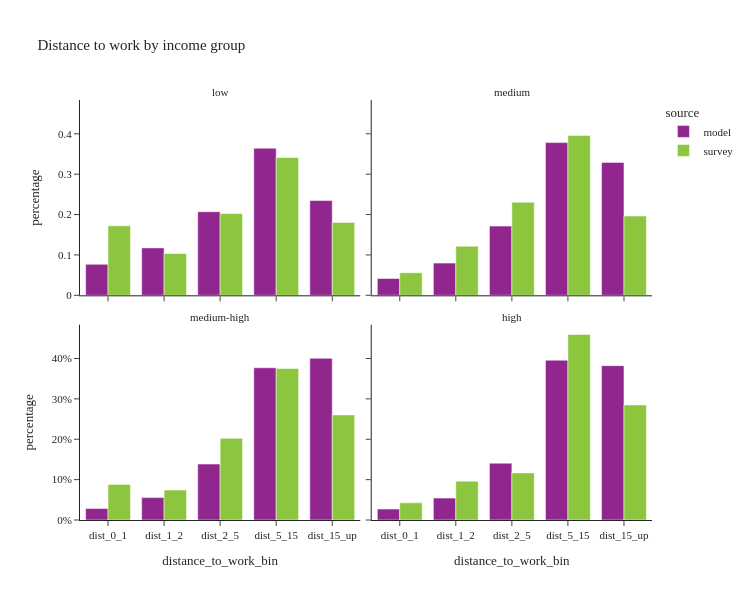

Notebook code cell kept with this figure:
### Code cell
util.plot_share_facetbar(per_data.loc[(per_data['is_worker'])], 'person_weight', share_col="distance_to_work_bin", title="Distance to work by income group", 
                            facet_col="income_group", facet_col_wrap=2, height=600, orientation='v')

### Figure 1 — Plotly figure (JSON) as saved in the notebook; plotly's stock layout.template omitted (floating-point values rounded to 4 significant figures)
{"data": [{"alignmentgroup": "True", "customdata": [[14834], [22729], [40062], [70507], [45407]], "hovertemplate": "source=model<br>income_group=low<br>distance_to_work_bin=%{x}<br>percentage=%{y}<br>sample_size=%{customdata[0]}<extra></extra>", "legendgroup": "model", "marker": {"color": "#91268F", "pattern": {"shape": ""}}, "name": "model", "offsetgroup": "model", "orientation": "v", "showlegend": true, "textposition": "auto", "type": "bar", "x": ["dist_0_1", "dist_1_2", "dist_2_5", "dist_5_15", "dist_15_up"], "xaxis": "x3", "y": [0.07665, 0.1174, 0.207, 0.3643, 0.2346], "yaxis": "y3"}, {"alignmentgroup": "True", "customdata": [[16047], [30720], [66047], [145772], [126889]], "hovertemplate": "source=model<br>income_group=medium<br>distance_to_work_bin=%{x}<br>percentage=%{y}<br>sample_size=%{customdata[0]}<extra></extra>", "legendgroup": "model", "marker": {"color": "#91268F", "pattern": {"shape": ""}}, "name": "model", "offsetgroup": "model", "orientation": "v", "showlegend": false, "textposition": "auto", "type": "bar", "x": ["dist_0_1", "dist_1_2", "dist_2_5", "dist_5_15", "dist_15_up"], "xaxis": "x4", "y": [0.04163, 0.07969, 0.1713, 0.3782, 0.3292], "yaxis": "y4"}, {"alignmentgroup": "True", "customdata": [[14090], [27406], [68447], [186311], [197871]], "hovertemplate": "source=model<br>income_group=medium-high<br>distance_to_work_bin=%{x}<br>percentage=%{y}<br>sample_size=%{customdata[0]}<extra></extra>", "legendgroup": "model", "marker": {"color": "#91268F", "pattern": {"shape": ""}}, "name": "model", "offsetgroup": "model", "orientation": "v", "showlegend": false, "textposition": "auto", "type": "bar", "x": ["dist_0_1", "dist_1_2", "dist_2_5", "dist_5_15", "dist_15_up"], "xaxis": "x", "y": [0.02852, 0.05546, 0.1385, 0.3771, 0.4004], "yaxis": "y"}, {"alignmentgroup": "True", "customdata": [[14023], [28120], [72956], [205268], [198267]], "hovertemplate": "source=model<br>income_group=high<br>distance_to_work_bin=%{x}<br>percentage=%{y}<br>sample_size=%{customdata[0]}<extra></extra>", "legendgroup": "model", "marker": {"color": "#91268F", "pattern": {"shape": ""}}, "name": "model", "offsetgroup": "model", "orientation": "v", "showlegend": false, "textposition": "auto", "type": "bar", "x": ["dist_0_1", "dist_1_2", "dist_2_5", "dist_5_15", "dist_15_up"], "xaxis": "x2", "y": [0.02704, 0.05422, 0.1407, 0.3958, 0.3823], "yaxis": "y2"}, {"alignmentgroup": "True", "customdata": [[86], [48], [96], [105], [40]], "hovertemplate": "source=survey<br>income_group=low<br>distance_to_work_bin=%{x}<br>percentage=%{y}<br>sample_size=%{customdata[0]}<extra></extra>", "legendgroup": "survey", "marker": {"color": "#8CC63E", "pattern": {"shape": ""}}, "name": "survey", "offsetgroup": "survey", "orientation": "v", "showlegend": true, "textposition": "auto", "type": "bar", "x": ["dist_0_1", "dist_1_2", "dist_2_5", "dist_5_15", "dist_15_up"], "xaxis": "x3", "y": [0.1723, 0.1036, 0.2024, 0.3412, 0.1805], "yaxis": "y3"}, {"alignmentgroup": "True", "customdata": [[40], [37], [77], [119], [65]], "hovertemplate": "source=survey<br>income_group=medium<br>distance_to_work_bin=%{x}<br>percentage=%{y}<br>sample_size=%{customdata[0]}<extra></extra>", "legendgroup": "survey", "marker": {"color": "#8CC63E", "pattern": {"shape": ""}}, "name": "survey", "offsetgroup": "survey", "orientation": "v", "showlegend": false, "textposition": "auto", "type": "bar", "x": ["dist_0_1", "dist_1_2", "dist_2_5", "dist_5_15", "dist_15_up"], "xaxis": "x4", "y": [0.05589, 0.1215, 0.2305, 0.3958, 0.1963], "yaxis": "y4"}, {"alignmentgroup": "True", "customdata": [[113], [82], [195], [329], [195]], "hovertemplate": "source=survey<br>income_group=medium-high<br>distance_to_work_bin=%{x}<br>percentage=%{y}<br>sample_size=%{customdata[0]}<extra></extra>", "legendgroup": "survey", "marker": {"color": "#8CC63E", "pattern": {"shape": ""}}, "name": "survey", "offsetgroup": "survey", "orientation": "v", "showlegend": false, "textposition": "auto", "type": "bar", "x": ["dist_0_1", "dist_1_2", "dist_2_5", "dist_5_15", "dist_15_up"], "xaxis": "x", "y": [0.08812, 0.07415, 0.2022, 0.3751, 0.2604], "yaxis": "y"}, {"alignmentgroup": "True", "customdata": [[96], [88], [197], [392], [215]], "hovertemplate": "source=survey<br>income_group=high<br>distance_to_work_bin=%{x}<br>percentage=%{y}<br>sample_size=%{customdata[0]}<extra></extra>", "legendgroup": "survey", "marker": {"color": "#8CC63E", "pattern": {"shape": ""}}, "name": "survey", "offsetgroup": "survey", "orientation": "v", "showlegend": false, "textposition": "auto", "type": "bar", "x": ["dist_0_1", "dist_1_2", "dist_2_5", "dist_5_15", "dist_15_up"], "xaxis": "x2", "y": [0.04253, 0.09627, 0.1167, 0.4595, 0.285], "yaxis": "y2"}], "layout": {"annotations": [{"font": {}, "showarrow": false, "text": "medium-high", "x": 0.245, "xanchor": "center", "xref": "paper", "y": 0.465, "yanchor": "bottom", "yref": "paper"}, {"font": {}, "showarrow": false, "text": "high", "x": 0.755, "xanchor": "center", "xref": "paper", "y": 0.465, "yanchor": "bottom", "yref": "paper"}, {"font": {}, "showarrow": false, "text": "low", "x": 0.245, "xanchor": "center", "xref": "paper", "y": 1.0, "yanchor": "bottom", "yref": "paper"}, {"font": {}, "showarrow": false, "text": "medium", "x": 0.755, "xanchor": "center", "xref": "paper", "y": 1.0, "yanchor": "bottom", "yref": "paper"}], "barmode": "group", "height": 600, "legend": {"title": {"text": "source"}, "tracegroupgap": 0}, "title": {"text": "Distance to work by income group"}, "width": 750, "xaxis": {"anchor": "y", "domain": [0.0, 0.49], "title": {"text": "distance_to_work_bin"}}, "xaxis2": {"anchor": "y2", "domain": [0.51, 1.0], "matches": "x", "title": {"text": "distance_to_work_bin"}}, "xaxis3": {"anchor": "y3", "domain": [0.0, 0.49], "matches": "x", "showticklabels": false}, "xaxis4": {"anchor": "y4", "domain": [0.51, 1.0], "matches": "x", "showticklabels": false}, "yaxis": {"anchor": "x", "domain": [0.0, 0.465], "tickformat": ".0%", "title": {"text": "percentage"}}, "yaxis2": {"anchor": "x2", "domain": [0.0, 0.465], "matches": "y", "showticklabels": false, "tickformat": ".0%"}, "yaxis3": {"anchor": "x3", "domain": [0.535, 1.0], "matches": "y", "title": {"text": "percentage"}}, "yaxis4": {"anchor": "x4", "domain": [0.535, 1.0], "matches": "y", "showticklabels": false}}}
